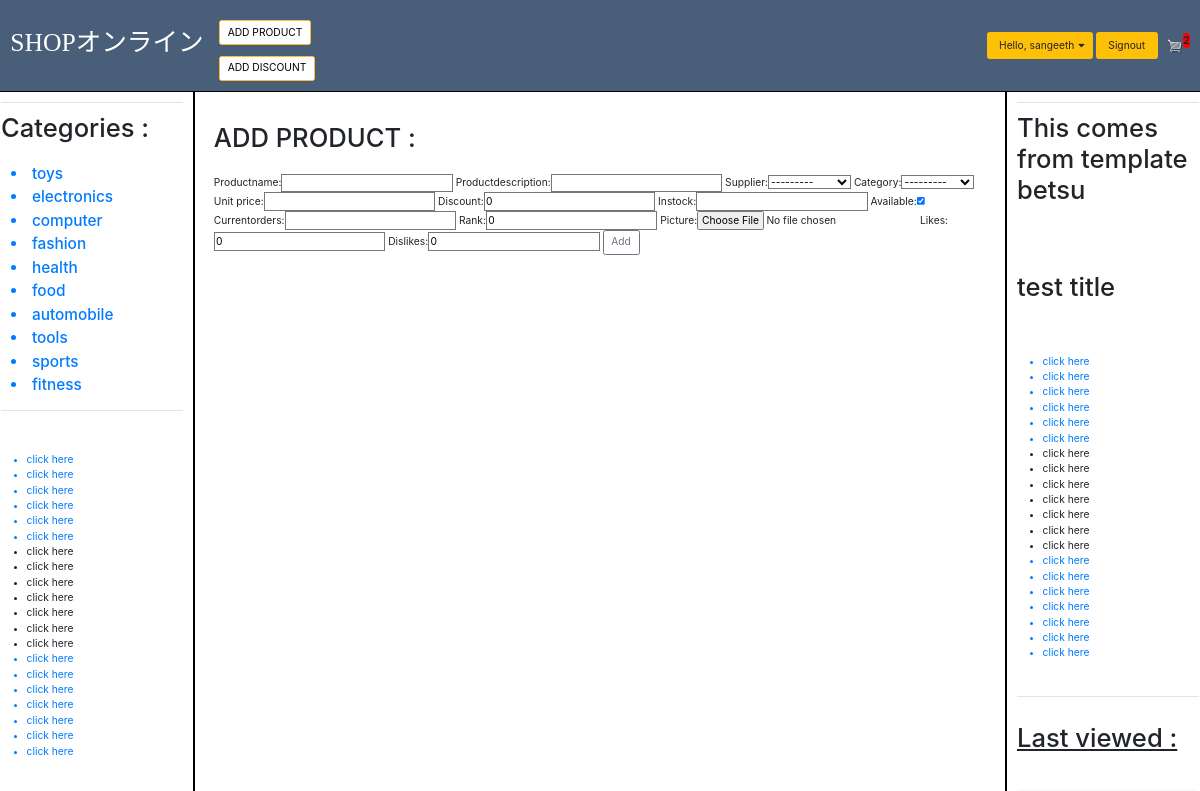
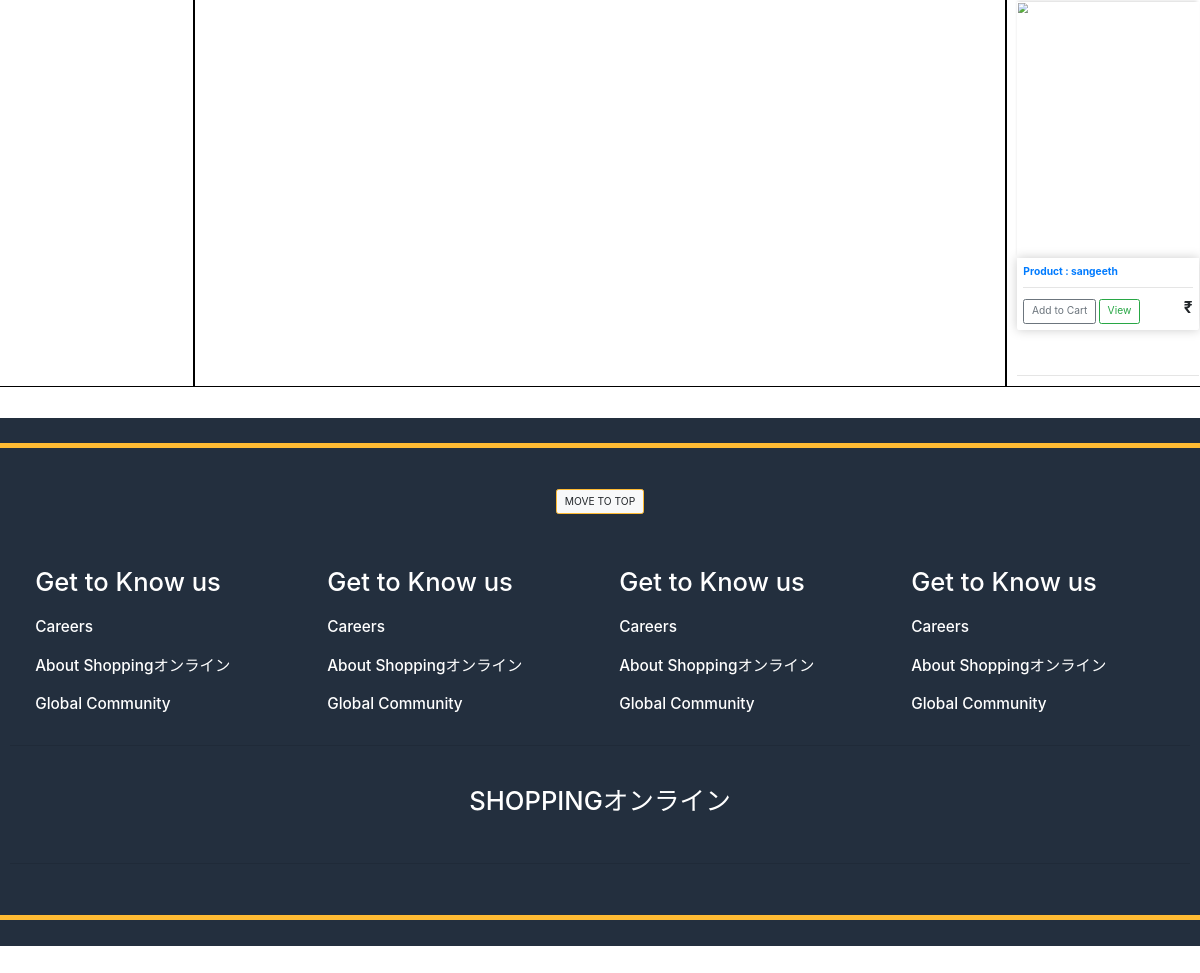
/products/addproduct (signed in), run on the app's committed database (2 pictures, top to bottom).
### structure/models.py (models this page shows)
class categories(models.Model):
    categoryid = models.AutoField(primary_key=True)
    categoryname = models.CharField(max_length=30)
    description = models.CharField(max_length=50 , blank=True)
    categorypicture = models.ImageField(upload_to = "category_pictures", blank = True)
    def __str__(self):
        return str(self.categoryname)

### products/views.py (the view, shortened to what this page needs)
# urls.py: path('addproduct', views.addproduct , name = "addproduct"),
def addproduct(request):
    if request.method == "GET":
        request.session['searchtype'] = 'home'
        request.session.modified = True
        if request.user.is_authenticated:
            curruser = request.user
            category = categories.objects.all()
            cart_count = orderdetails.objects.filter(customer=request.user , order = None).count()
            productsform = productsForm()
            context = {
                'curr_user' : curruser,
                'category' : category,
                'cart_count' : cart_count ,
                'productsform' : productsform
            }
            return render(request,'product/addproducts.html',context)

### products/forms.py
class productsForm(ModelForm):
    class Meta:
        model = products
        fields = '__all__'

### structure/models.py (called while the page is built)
    def __str__(self):
        return str(self.companyname)

### templates/product/addproducts.html (shortened to what this page needs)
<!DOCTYPE html>
{% extends "base.html" %}
{% load static %}
{% load bootstrap_tags %}
{% block leftnav %}
    <div class="right-nav">
        <hr>
        <h1> Categories : </h1><br>
            <div class="container">
                {% for cat in category %}
                    <h4><a href="{% url 'homepage:category' cat.categoryid %}" style="align-items: center;"><li>{{cat.categoryname}}</li></a></h4>
                {% endfor %}
            </div>
        <hr>
        <br><br>
        <ul>
            <a href="#"><li>click here</li></a>
            <a href="#"><li>click here</li></a>
            <a href="#"><li>click here</li></a>
            <a href="#"><li>click here</li></a>
            <a href="#"><li>click here</li></a>
            <a href="#"><li>click here</li></a>
            <li>click here</li>
            <li>click here</li>
            <li>click here</li>
            <li>click here</li>
            <li>click here</li>
            <li>click here</li>
            <li>click here</li>
            <a href="#"><li>click here</li></a>
            <a href="#"><li>click here</li></a>
            <a href="#"><li>click here</li></a>
            <a href="#"><li>click here</li></a>
            <a href="#"><li>click here</li></a>
            <a href="#"><li>click here</li></a>
            <a href="#"><li>click here</li></a>
        </ul>
    </div>
{% endblock %}
{% block rightnav %}
    <div class="right-nav">
        <hr>
        <h1> This comes from template betsu </h1>
        <br><br><br><br>
        <h1>test title</h1>
        <br><br><br>
        <ul>
            <a href=""><li>click here</li></a>
            <a href=""><li>click here</li></a>
            <a href=""><li>click here</li></a>
            <a href=""><li>click here</li></a>
            <a href=""><li>click here</li></a>
            <a href=""><li>click here</li></a>
            <li>click here</li>
            <li>click here</li>
            <li>click here</li>
            <li>click here</li>
            <li>click here</li>
            <li>click here</li>
            <li>click here</li>
            <a href=""><li>click here</li></a>
            <a href=""><li>click here</li></a>
            <a href=""><li>click here</li></a>
            <a href=""><li>click here</li></a>
            <a href=""><li>click here</li></a>
            <a href=""><li>click here</li></a>
            <a href=""><li>click here</li></a>
        </ul>
    </div>
{% endblock %}
{% block body %}
<br><br>
    <div class="container">
        <h1>ADD PRODUCT : </h1> <br>
        <form enctype="multipart/form-data" method="POST">
            {{productsform|as_bootstrap}}
            <input type="submit" class = 'btn btn-outline-secondary' name="submit" value="Add">
        </form>
    </div>
{% endblock %}

### templates/base.html (shortened to what this page needs)
<!DOCTYPE html>
{% load static %}
<html>
<head>
    <link rel="stylesheet" href="https://stackpath.bootstrapcdn.com/bootstrap/4.4.1/css/bootstrap.min.css">
    <link rel="stylesheet" type="text/css" href="{% static 'css/base.css' %}">
    <link rel="stylesheet" href="https://use.fontawesome.com/releases/v5.12.1/css/all.css">
</head>
<body>
        <nav class="navbar navbar-expand-lg" style="background-color: #485e79;">
        <a class="navbar-brand" href="{% url 'homepage:home' %}"> <h1 style="font-family: comicsans; color: white;" >SHOPオンライン</h1></a>
        <div class="collapse navbar-collapse" id="navbarSupportedContent">
            <ul class="navbar-nav mr-auto">
                <li class="nav-item active" style="display: inline;">
                    <a class="nav-link" href="#"> <span class="sr-only">(current)</span></a>
                    {% if request.user.id == 1 %}
                        <a class="nav-link" style="display: block;" href="{% url 'products:addproduct' %}" > <button class="btn btn-primary" style="background-color: white; color: black; border: 0.1px solid #ffbb33"> ADD PRODUCT </button></a>
                        <a class="nav-link" style="display: block;" href="{% url 'products:adddiscount' %}" > <button class="btn btn-primary" style="background-color: white; color: black; border: 0.1px solid #ffbb33"> ADD DISCOUNT </button></a>
                    {% endif %}
                </li>
            </ul>
            <div class="form-inline my-2 my-lg-0">
                {% if user.is_authenticated %}
                    <div class="dropdown">
                        <a href="#" class="btn btn-warning" style="margin: 4px;"><button class = "button btn-warning dropbtn" style="border: none;"> Hello, {{user.username}}</button><i class="fa fa-caret-down"></i></a>
                    </div>
                    <a href="{% url 'registration:signout' %}" class="btn btn-warning"> <button class = "button btn-warning" style="border: none;" onclick="return confirm('are you sure ?') "> Signout </button></a>
                {% else %}
                    <a href="{% url 'registration:signin' %}" style="margin: 4px;" class="btn btn-warning">Signin</a>
                    <a href="{% url 'registration:signup' %}" class="btn btn-warning">Signup</a>
                {% endif %}
                <a href="{% url 'cart:home' %}">
                    <img id="cart-icon" src="{% static 'img/cart.png' %}">
                </a>
                <p id="cart-total" style="background-color: red; border-radius: 22px; ">{{cart_count}}</p>
            </div>
        </div>
    </nav>
    <div class="row">
        <div class="col-md-2" style="border: 2px solid black; min-height: 1350px;">
            {% block leftnav %}
            {% endblock leftnav %}
        </div>
        <div class="col-md-8" style="border: 2px solid black;  min-height: 1350px;">
            {% block body %}
            {% endblock body %}
        </div>
        <div class="col-md-2" style="border: 2px solid black;  min-height: 1350px;">
            {% block rightnav %}
            {% endblock rightnav %}
            {% if request.session.current_pdt_id %}
                <br>
                <hr>
                <br>
                {% include 'nav content/rightnav/rightnav_recentproduct.html' %}
                <br><hr>
            {% endif %}
        </div>
    <br><br>
            <div style="background-color: #232F3E; height: 100%;">
                <br>
                <hr style="border-color: #ffbb33; border-width: 8px;">
                {% include 'landing/end.html' %}
                <hr style="border-color: #ffbb33; border-width: 8px;">
                <br>
            </div>
</body>
</html>

### templates/nav content/rightnav/rightnav_recentproduct.html
    <div>
        <h1> <u> Last viewed :</u> </h1>
        <br>
            <div class="pdt-box-rightnav">
                <a href="{% url 'products:home' request.session.current_pdt_id  %}">
                <img class="thumbnail" src={{request.session.current_pdt_pic}}>
                <div class="box-element product">
                    <h6><strong>Product : {{ request.session.current_pdt_name }}</strong></h6>
                    <hr></a>
            <a href="{% url 'products:addtocart' request.session.current_pdt_id %}"> <button  class="btn btn-outline-secondary add-btn">Add to Cart</button></a>
            <a class="btn btn-outline-success" href="{% url 'products:home' request.session.current_pdt_id %}">View</a>
            <h4 style="display: inline-block; float: right"><strong>₹{{request.session.current_pdt_price}}</strong></h4>
                </div>
            </div>
    </div>

### static/css/base.css (style rules this page uses)
html, body { zoom: 80%; max-width: 100%; overflow-x: hidden; }
#cart-total { text-decoration: none; cursor: pointer; font-weight: bold; }
.box-element { box-shadow: hsl(0, 0%, 80%) 0 0 16px; background-color: #fff; border-radius: 4px; padding: 10px; }
.product { border-radius: 0 0 4px 4px; }
.thumbnail { width: 100%; height: 400px; -webkit-box-shadow: -1px -3px 5px -2px rgba(214, 214, 214, 1); -moz-box-shadow: -1px -3px 5px -2px rgba(214, 214, 214, 1); box-shadow: -1px -3px 5px -2px rgba(214, 214, 214, 1); }
#cart-icon { width: 25px; display: inline-block; margin-left: 15px; }
.pdt-box-rightnav { margin: 30px 0px; }
.container { max-width: 100%; overflow:auto; }
fieldset, label { margin: 0; padding: 0; }

### data on the page
categories: categoryname "toys"
categories: categoryname "electronics"
categories: categoryname "computer"
categories: categoryname "fashion"
categories: categoryname "health"
categories: categoryname "food"
categories: categoryname "automobile"
categories: categoryname "tools"
categories: categoryname "sports"
categories: categoryname "fitness"

### other printed values
{{ user.username }} "sangeeth"
{{ cart_count }} "2"
{{ request.session.current_pdt_name }} "sangeeth"
